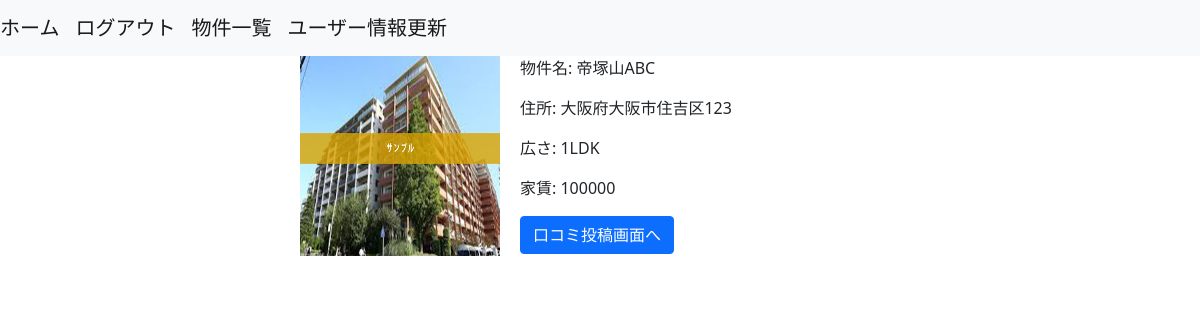
Screenshot of /house/detail_house/1 (signed in) with the database file from the repository.
### house/models.py (models this page shows, shortened)
class HousingPictures(models.Model):
  picture = models.FileField(upload_to='picture/')
  house = models.ForeignKey(
    Housing, on_delete=models.CASCADE
  )
  class Meta:
    db_table = 'housing_pictures'

class Housing(models.Model):
  name = models.CharField(max_length=100)
  address = models.CharField(max_length=200)
  size = models.CharField(max_length=15, null=True)
  price = models.IntegerField()
  objects = HousingManager()
  class Meta:
    db_table = 'housing'

### house/views.py (the view)
# urls.py: path('detail_house/<int:pk>', HouseDetailView.as_view(), name='detail_house'),
class HouseDetailView(LoginRequiredMixin, DetailView):
  model = Housing
  template_name = os.path.join('house', 'detail_house.html')

### templates/house/detail_house.html
{% extends 'base.html' %}
{% block content %}
<div class="col-6 offset-3">
   <div style="float: left; padding: 0 20px 20px 0">
      {% for picture in object.housingpictures_set.all %}
           <img width="200px" height="200px" src={{ picture.picture.url }}>
      {% endfor %}
   </div>
   <div>
      <p>物件名: {{ object.name }}</p>
      <p>住所: {{ object.address }}</p>
      <p>広さ: {{ object.size }}</p>
      <p>家賃: {{ object.price }}</p>
   </div>
   <div>
    {% if user.is_authenticated %}
      <a class="btn btn-primary" href='{% url 'house:post_house_comments' housing.pk %}'>口コミ投稿画面へ</a>
    {% endif %}
   </div>
</div>
{% endblock %}

### rows the page displays
HousingPictures: picture (picture)
Housing: name "帝塚山ABC", address "大阪府大阪市住吉区123", size "1LDK", price "100000"
